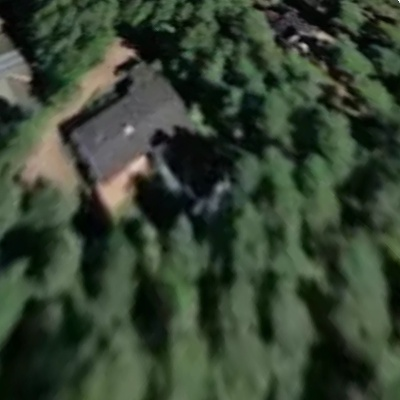
#> input picture DataSets/Blur Image/resized_images2/9.jpg, 400 x 400 px
$ python Master.py
#> lines starting #> are read from the running program, lines starting #| are printed output that depends on the picture
import cv2
import numpy as np
import matplotlib.pyplot as plt

def normalize_histogram(hist, target_max):
    max_freq = max(hist)
    scaling_factor = target_max / max_freq
    return [int(value * scaling_factor) for value in hist]

# Read the noisy input image (replace '2.png' with the actual image file name)
noisy_image = cv2.imread('9.jpg', cv2.IMREAD_GRAYSCALE)
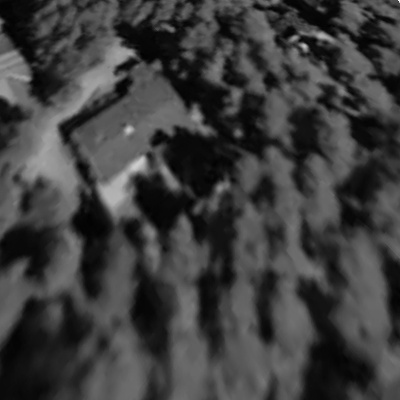
#> noisy_image: shape (400, 400); min 1, max 246, mean 61.6

# Calculate the noise histogram
noise_histogram = np.zeros(256, dtype=int)
for y in range(noisy_image.shape[0]):
    for x in range(noisy_image.shape[1]):
        pixel_value = noisy_image[y, x]
        noise_histogram[pixel_value] += 1
#> after the loop, noise_histogram = 256 values, max 2909 at index 10, min 0 at index 0, mean 625

# Set the target maximum frequency for all histograms
target_max_frequency = 1000  # Adjust as needed

# Normalize the histogram to have the same maximum frequency
normalized_histogram = normalize_histogram(noise_histogram, target_max_frequency)
#> in normalize_histogram, `max_freq = max(hist)`: max_freq = 2909
#> in normalize_histogram, `scaling_factor = target_max / max_freq`: scaling_factor = 0.344
#> normalized_histogram = 256 values, max 1000 at index 10, min 0 at index 0, mean 214.5

# Display the noisy image
plt.figure(figsize=(8, 6))
plt.subplot(2, 1, 1)
plt.imshow(noisy_image, cmap='gray')
plt.title('Noisy Image')

# Display the histogram
plt.subplot(2, 1, 2)
plt.bar(range(256), normalized_histogram, width=1, color='blue')
plt.title('Normalized Histogram of Noisy Image')
plt.xlabel('Pixel Value')
plt.ylabel('Frequency')

# Show the plots
plt.tight_layout()
plt.show()
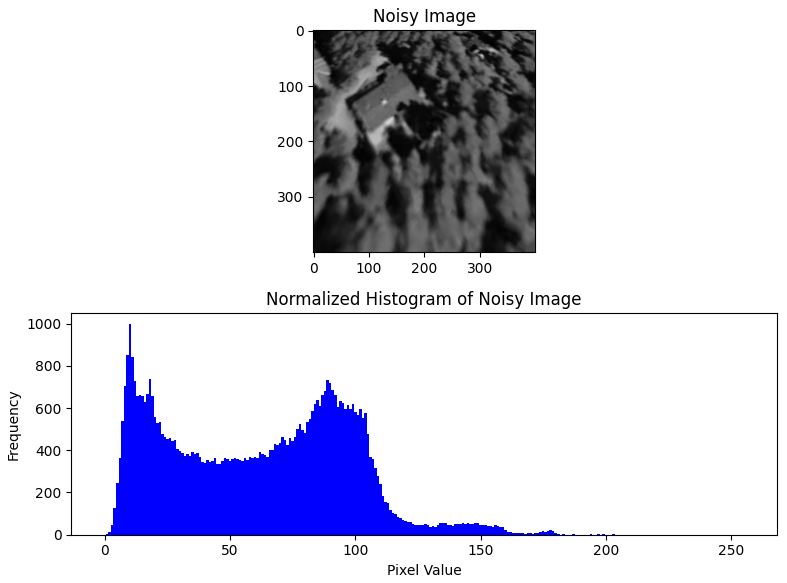
#> figure drawn by matplotlib, 2 panels; panel 2: tallest bar 1000 high, from x = 9.5 to 10.5

$ run again, with DataSets/GaussianNoise/2.png saved as DataSets/Blur Image/resized_images2/9.jpg
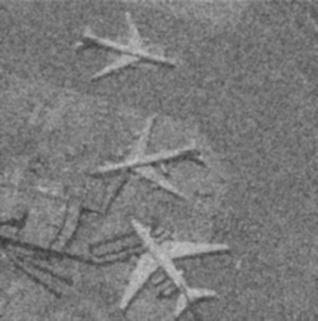
#> input picture DataSets/GaussianNoise/2.png, 318 x 321 px
#> noisy_image is the input picture: shape (321, 318); min 55, max 195, mean 121.7
#> after the loop `for y in range(noisy_image.shape[0]):`: noise_histogram = 256 values, max 3512 at index 120, min 0 at index 0, mean 398.7
#> max_freq = 3512
#> scaling_factor = 0.285
#> normalized_histogram = 256 values, max 1000 at index 120, min 0 at index 0, mean 113.3
#> `plt.show()`:
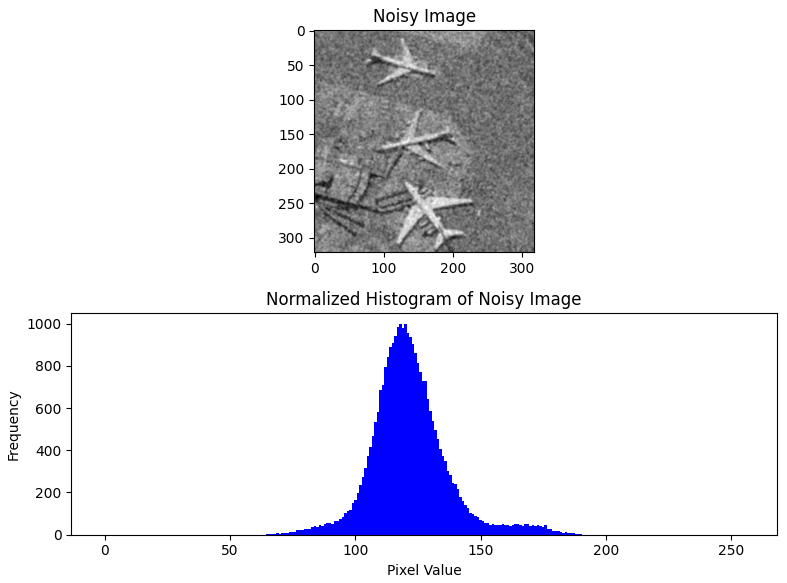
#> figure drawn by matplotlib, 2 panels; panel 2: tallest bar 1000 high, from x = 119.5 to 120.5

$ run again, with DataSets/Blur Image/resized_images2/1.jpg copied over DataSets/Blur Image/resized_images2/9.jpg
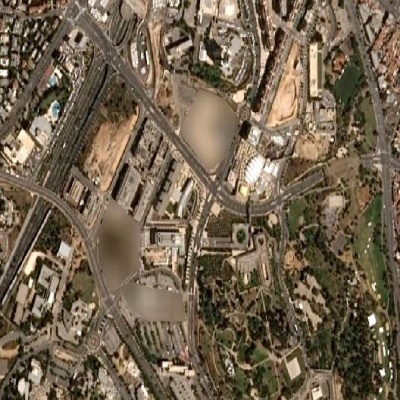
#> input picture DataSets/Blur Image/resized_images2/1.jpg, 400 x 400 px
#> `noisy_image = cv2.imread('9.jpg', cv2.IMREAD_GRAYSCALE)`:
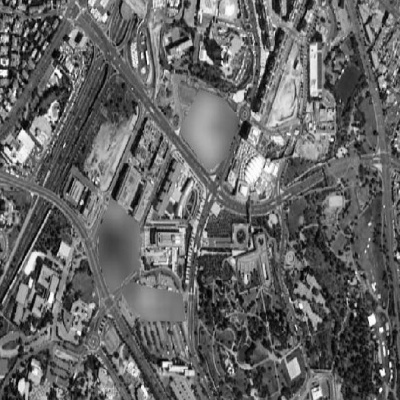
#> noisy_image: shape (400, 400); min 0, max 255, mean 101.5
#> after the loop `for y in range(noisy_image.shape[0]):`: noise_histogram = 256 values, max 1419 at index 85, min 1 at index 0, mean 625
#> max_freq = 1419
#> scaling_factor = 0.705
#> normalized_histogram = 256 values, max 999 at index 85, min 0 at index 0, mean 439.9
#> `plt.show()`:
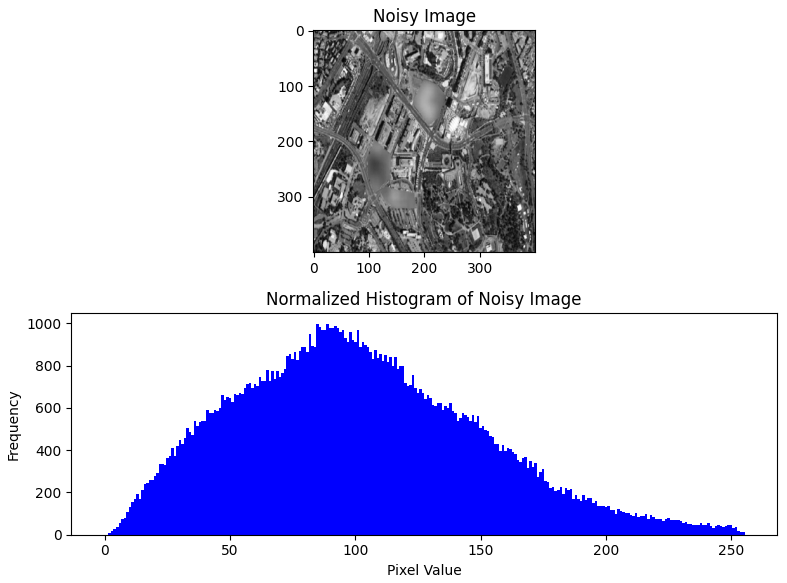
#> figure drawn by matplotlib, 2 panels

$ run again, with DataSets/Blur Image/resized_images2/2.jpg copied over DataSets/Blur Image/resized_images2/9.jpg
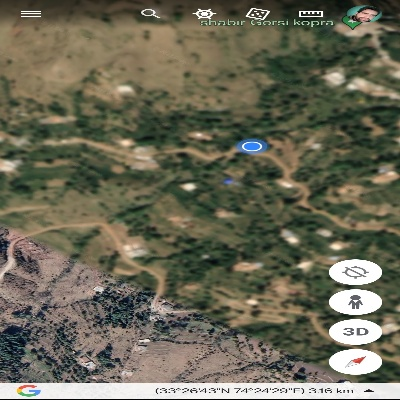
#> input picture DataSets/Blur Image/resized_images2/2.jpg, 400 x 400 px
#> `noisy_image = cv2.imread('9.jpg', cv2.IMREAD_GRAYSCALE)`:
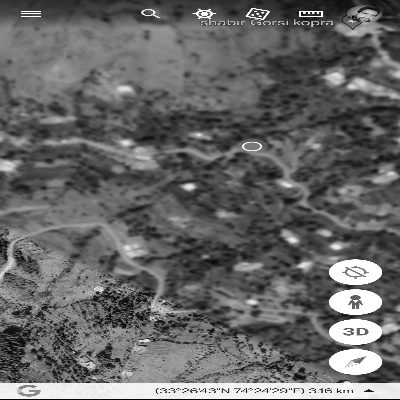
#> noisy_image: shape (400, 400); min 0, max 255, mean 102.1
#> after the loop `for y in range(noisy_image.shape[0]):`: noise_histogram = 256 values, max 2331 at index 255, min 7 at index 6, mean 625
#> max_freq = 2331
#> scaling_factor = 0.429
#> normalized_histogram = 256 values, max 1000 at index 255, min 3 at index 5, mean 267.6
#> `plt.show()`:
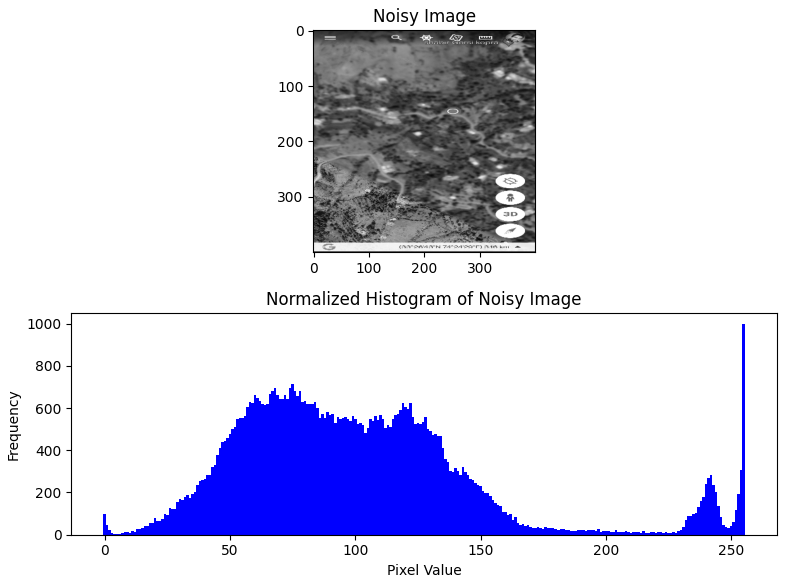
#> figure drawn by matplotlib, 2 panels; panel 2: tallest bar 1000 high, from x = 254.5 to 255.5
